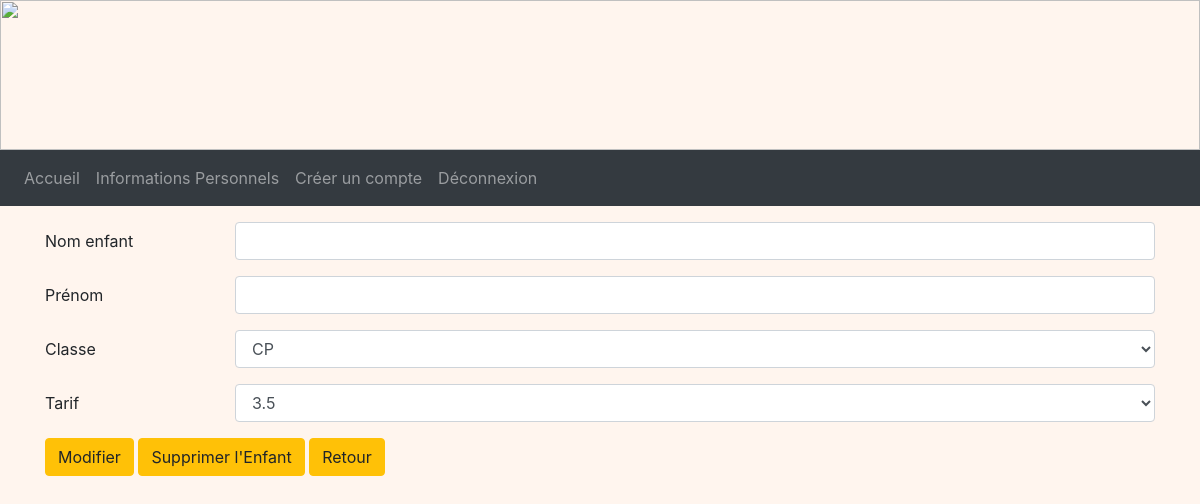
The app's page /detailsEnfants/13 (signed in), older data.
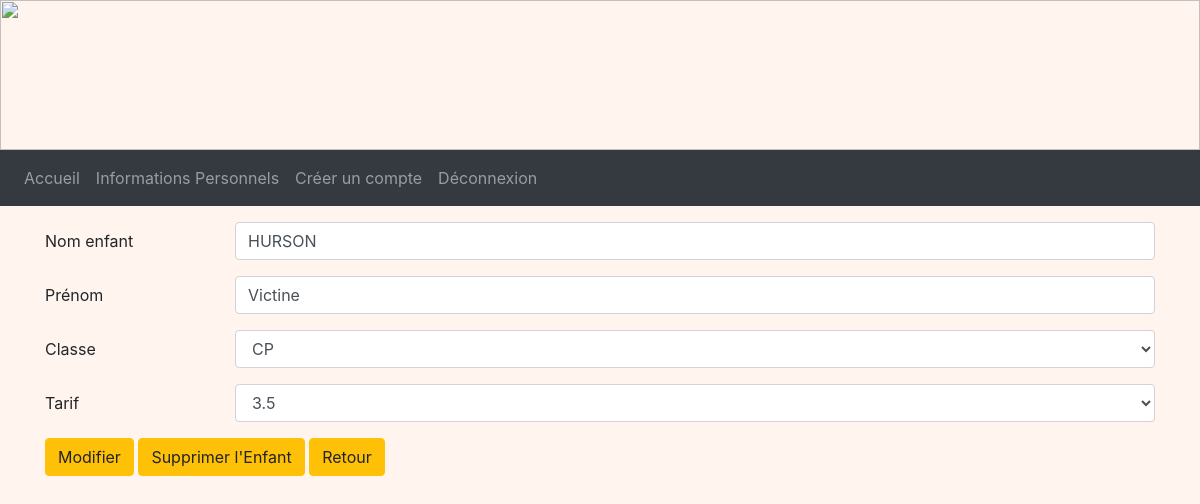
The same page, newer data.
### tables this page shows
CREATE TABLE Enfant (
  code_enfant integer primary key autoincrement,
  nom_enfant TEXT NOT NULL,
  prenom_enfant TEXT NOT NULL,
  code_tarif integer NOT NULL,
  code_classe integer NOT NULL,
  code_representant integer NOT NULL,
  FOREIGN KEY (code_tarif) REFERENCES Tarif(code_tarif),
  FOREIGN KEY (code_classe) REFERENCES Classe(code_classe),
  FOREIGN KEY (code_representant) REFERENCES Representant(code_representant)
);

### admin.py (the view, shortened to what this page needs)
@app.route('/detailsEnfants/<int:code_enf>', methods = ["POST", "GET"])
@login_required
def detailsEnfants(code_enf):
    db = get_db()
    cur = db.cursor()
    user = cur.execute("SELECT type_compte FROM Compte WHERE identifiant = ?", (flask_login.current_user.name, )).fetchone()
    if user[0] == 'Admin':
        tarifs = cur.execute("SELECT * FROM Tarif").fetchall()
        classes = cur.execute("SELECT * FROM Classe").fetchall()
        enfant = cur.execute("SELECT * FROM enfant WHERE code_enfant = ?", (code_enf,)).fetchone()
        return render_template('A_detailsEnfants.html', enfant = enfant, tarifs = tarifs, classes = classes)
    return redirect(url_for('acceuil'))

### main.py (called while the page is built)
@login_manager.user_loader
def load_user(user_id):
    db = get_db()
    cur = db.cursor()
    user = cur.execute('SELECT identifiant, mot_de_passe FROM Compte WHERE identifiant=?', (user_id, )).fetchone()
    user = User(user[0], user[1])
    return user

def get_db():
    if 'db' not in g:
        g.db = sqlite3.connect(DATABASE)
    return g.db

@app.teardown_appcontext
def close_connection(exception):
    db = g.pop('db', None)
    if db is not None:
        db.close()

### templates/A_detailsEnfants.html (shortened to what this page needs)
<!DOCTYPE html>
<html>
<head>
  <link rel="stylesheet" href="https://cdn.jsdelivr.net/npm/bootstrap@4.3.1/dist/css/bootstrap.min.css"
>
  <link rel="stylesheet" href="/static/css/main.css">
</head>
<body>
  <img style="width: 100%; height: 150px;"
    src="https://www.logarric.com/wp-content/uploads/2014/06/calendreta-lo-garric3.png" alt="">
  <nav class="navbar navbar-expand-lg navbar-dark bg-dark">
    <div class="collapse navbar-collapse" id="navbarNavDropdown">
      <ul class="navbar-nav">
        <li class="nav-item float-right">
          <a class="nav-link" btn-outline-success href="/accueilAdmin">Accueil</a>
        </li>
        <li class="nav-item float-right">
          <a class="nav-link" btn-outline-success href="/infospersonnel">Informations Personnels</a>
        </li>
        <li class="nav-item float-right">
          <a class="nav-link" btn-outline-success href="/comptes">Créer un compte</a>
        </li>
        <li class="nav-item float-right">
          <a class="nav-link" btn-outline-success href="/deconnexion">Déconnexion</a>
        </li>
      </ul>
    </div>
  </nav>
  <div class="container mt-3">
    <form method="POST">
      <div class="row mb-3">
        <label for="surname" class="col-sm-2 col-form-label">Nom enfant</label>
        <div class="col-sm-10">
          <input name="surname" type="name" class="form-control" id="surname" value="{{enfant[1]}}" required>
        </div>
      </div>
      <div class="row mb-3">
        <label for="name" class="col-sm-2 col-form-label">Prénom</label>
        <div class="col-sm-10">
          <input name="name" type="name" class="form-control" id="name" value="{{enfant[2]}}" required>
        </div>
      </div>
      <div class="row mb-3">
        <label for="classe" class="col-sm-2  col-form-label">Classe</label>
        <div class="col-sm-10">
          <select name="classe" class="form-control" id="classe">
            {% for classe in classes %}
            <option value="{{ classe[0] }}">{{ classe[1] }}</option>
            {% endfor %}
          </select>
        </div>
      </div>
      <div class="row mb-3">
        <label for="tarif" class="col-sm-2  col-form-label">Tarif</label>
        <div class="col-sm-10">
          <select name="tarif" class="form-control" id="tarif">
            {% for tarif in tarifs %}
            <option value="{{ tarif[0] }}">{{ tarif[1] }}</option>
            {% endfor %}
          </select>
        </div>
      </div>
      <button type="submit" class="btn btn-warning">Modifier</button>
      <a href="/suppressionE/{{ enfant[0] }}" class="btn btn-warning" onclick="return confirm('Voulez-vous vraiment supprimer cet enfant ?')">Supprimer l'Enfant</a>
      <a href="/detailsFamille/{{ enfant[5] }}" class="btn btn-warning">Retour</a>
    </form>
  </div>
</body>
</html>

Row changes from the older to the newer data that the page shows:
added Enfant: surname "HURSON", name "Victine"
